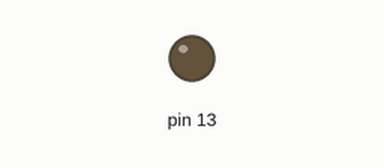
Recording of a sketch running on a simulated Arduino Uno, built with avr-gcc and run on an emulated ATmega328P. Shown: output pins drawn as LEDs (lit = HIGH). No radio packets arrive unless stated.

Above: at 1.0 s.
At 3.0 s:
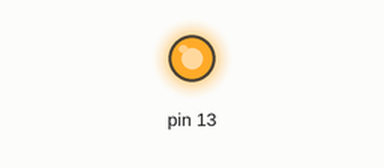
Timing chart, 0 to 5.4 s (numbered marks = the images above):
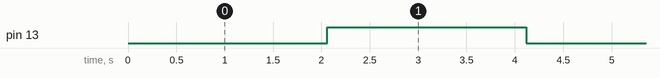

Measured:
- by itself, pin 13: alternates HIGH for 2.1 s and LOW for 2.1 s

The sketch:

Tx.ino
```cpp
#include <VirtualWire.h>

 char controller[2]={245,0};
boolean led=true;
 int cnt=0;
 void setup() {
   pinMode(13,OUTPUT);
 vw_set_ptt_inverted(true); //
 vw_set_tx_pin(7);
 vw_setup(300);// speed of data transfer Kbps
 }

 void loop(){
 controller[1]=cnt  ;

 vw_send((uint8_t *)controller, 2);
 vw_wait_tx(); // Wait until the whole message is gone

 delay(2000);
 digitalWrite(13,led);

 led=!led;
 cnt++;
 if(cnt>10)
 cnt=0;

 }
```
